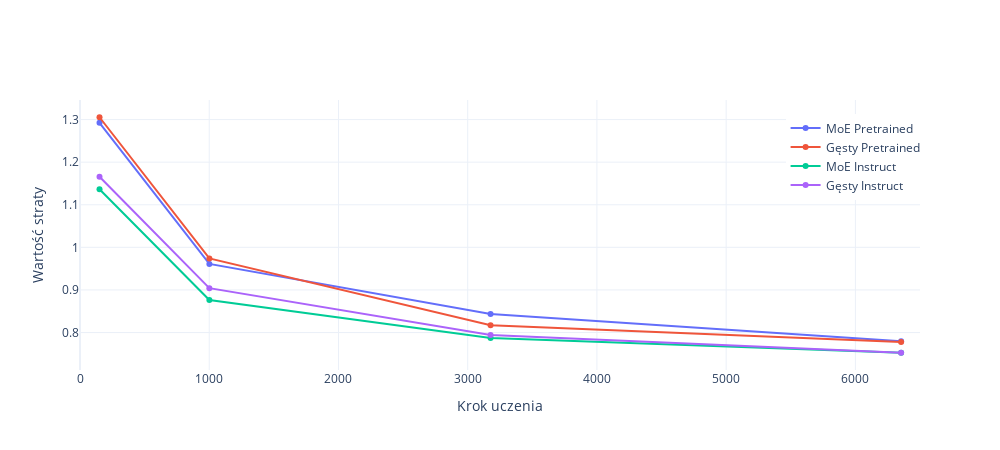

The code cell stored with this chart in its notebook:
### Code cell
fig = go.Figure()

for col in final_loss_mixed.drop(columns=["Step"]).columns:
    fig.add_trace(
        go.Scatter(
            x=final_loss_mixed["Step"],
            y=final_loss_mixed[col],
            mode="lines+markers",
            name=col,
            connectgaps=True,
        )
    )

fig.update_layout(xaxis_title="Krok uczenia", yaxis_title="Wartość straty")

fig.update_xaxes(
    automargin=True,
    autorange=True,
    autorangeoptions_minallowed=0,
    autorangeoptions_maxallowed=6500,
)

fig.update_yaxes(
    automargin=True,
    autorange=True,
)

fig.update_layout(
    width=1000,
    height=450,
    template="plotly_white",
    legend=dict(
        yanchor="top",
        y=0.95,
        xanchor="left",
        x=0.84,
    ),
)

### Figure 1 — Plotly figure (JSON) as saved in the notebook; plotly's stock layout.template omitted (floating-point values rounded to 4 significant figures)
{"data": [{"connectgaps": true, "mode": "lines+markers", "name": "MoE Pretrained", "type": "scatter", "x": [151, 1001, 3177, 6354], "y": [1.292, 0.9611, 0.8435, 0.7798]}, {"connectgaps": true, "mode": "lines+markers", "name": "Gęsty Pretrained", "type": "scatter", "x": [151, 1001, 3177, 6354], "y": [1.305, 0.9739, 0.8172, 0.7778]}, {"connectgaps": true, "mode": "lines+markers", "name": "MoE Instruct", "type": "scatter", "x": [151, 1001, 3177, 6354], "y": [1.136, 0.8764, 0.7872, 0.7526]}, {"connectgaps": true, "mode": "lines+markers", "name": "Gęsty Instruct", "type": "scatter", "x": [151, 1001, 3177, 6354], "y": [1.166, 0.9042, 0.7943, 0.7525]}], "layout": {"height": 450, "legend": {"x": 0.84, "xanchor": "left", "y": 0.95, "yanchor": "top"}, "width": 1000, "xaxis": {"automargin": true, "autorange": true, "autorangeoptions": {"maxallowed": 6500, "minallowed": 0}, "title": {"text": "Krok uczenia"}}, "yaxis": {"automargin": true, "autorange": true, "title": {"text": "Wartość straty"}}}}
